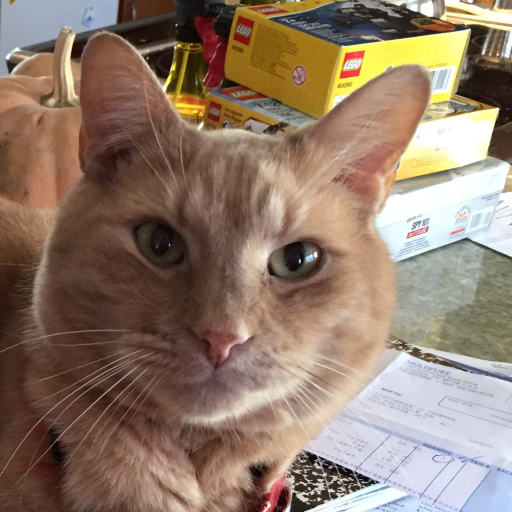
%> input picture Chapter_10/Cat.png, 1024 x 1024 px (shown at 1/2 size)
$ octave --eval "result = ScaleImage;"   (GNU Octave 9; MATLAB toolbox functions it lacks are replaced by stand-ins)
%> lines starting %> are read from the running program, lines starting %| are printed output that depends on the picture
%% SCALEIMAGE Scale an image by powers of 2.
%% Form
% s2 = ScaleImage( s1, n )
% ScaleImage % Demo
%
%% Description
% Scales an image by powers of 2. The scaling will be 2^n.
% Takes the mean of the neighboring pixels. Only works with RGB images.
%
%% Inputs
%
%  s1 (:,:,3)  Image
%  n  Scale    Integer
%
%% Outputs
%
%  s1 (:,:,3)  Scaled image
%

function s2 = ScaleImage( s1, q )

% Demo
if( nargin < 1 )
  Demo
  return
end

n = 2^q;

[mR,~,mD] = size(s1);

m = mR/n;

s2 = zeros(m,m,mD,'uint8');

for i = 1:mD
  for j = 1:m
    r = (j-1)*n+1:j*n;
    for k = 1:m
      c         = (k-1)*n+1:k*n;
      s2(j,k,i) = mean(mean(s1(r,c,i)));
    end
  end
end

function Demo
%% ScaleImage>Demo
% Scale an image of a cat

s1 = flipud(imread('Cat.png'));
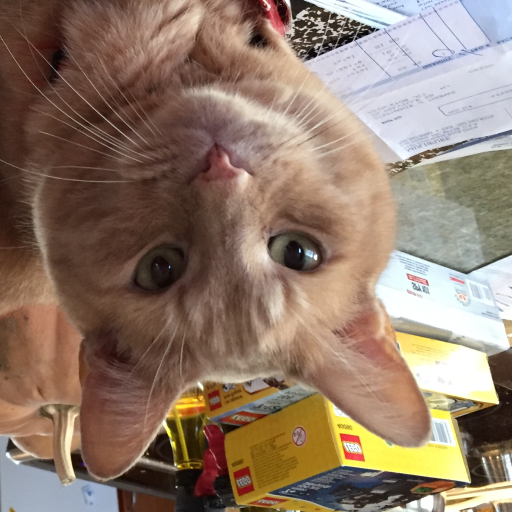
%> s1: size 1024x1024x3 uint8 (shown at 1/2 size); mean R, G, B 144.6, 122.9, 106.6; mean of the top-left, top-right, bottom-left and bottom-right quarters 81.3, 171.2, 93.4, 152.9

n  = 2;

s2 = ScaleImage( s1, n );
%> call 2 of ScaleImage, with q = 2
%> after the loop in ScaleImage (call 2), `for i = 1:mD`:
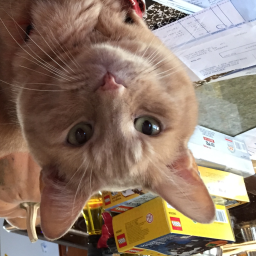
%> s2: size 256x256x3 uint8; mean R, G, B 144.6, 123, 106.6

n  = 2^n;

NewFigure('ScaleImage')
%> (this line was passed over: NewFigure is not available in this run)

x = 0;
y = 0;

del = 1024;

sX = image('xdata',[x;x+del],'ydata',[y;y+del],'cdata', s1 );
x = x + del;
s = image('xdata',[x;x+del/n],'ydata',[y;y+del/n],'cdata', s2 );

axis image
axis off
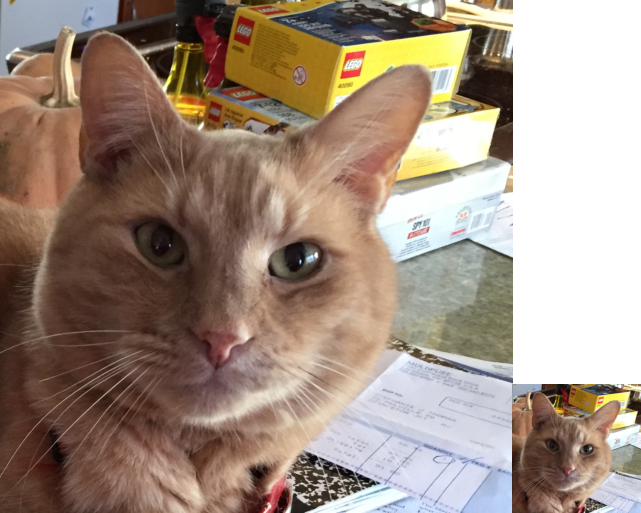
%> figure redrawn from the program's plot data; shown at 1/2 size
%> (the run ends here)
